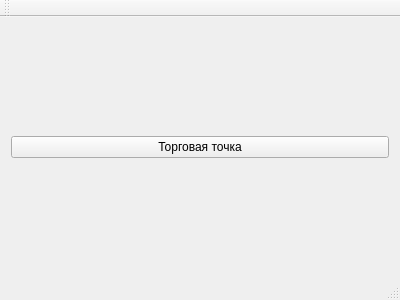
<?xml version="1.0" encoding="UTF-8"?>
<ui version="4.0">
 <class>MainWindow</class>
 <widget class="QMainWindow" name="MainWindow">
  <property name="geometry">
   <rect>
    <x>0</x>
    <y>0</y>
    <width>400</width>
    <height>300</height>
   </rect>
  </property>
  <property name="windowTitle">
   <string>Главное меню</string>
  </property>
  <widget class="QWidget" name="centralWidget">
   <layout class="QGridLayout" name="gridLayout">
    <item row="0" column="0">
     <widget class="QPushButton" name="openStoreWindowButton">
      <property name="text">
       <string>Торговая точка</string>
      </property>
     </widget>
    </item>
   </layout>
  </widget>
  <widget class="QMenuBar" name="menuBar">
   <property name="geometry">
    <rect>
     <x>0</x>
     <y>0</y>
     <width>400</width>
     <height>21</height>
    </rect>
   </property>
  </widget>
  <widget class="QToolBar" name="mainToolBar">
   <attribute name="toolBarArea">
    <enum>TopToolBarArea</enum>
   </attribute>
   <attribute name="toolBarBreak">
    <bool>false</bool>
   </attribute>
  </widget>
  <widget class="QStatusBar" name="statusBar"/>
 </widget>
 <layoutdefault spacing="6" margin="11"/>
 <resources/>
 <connections/>
</ui>
